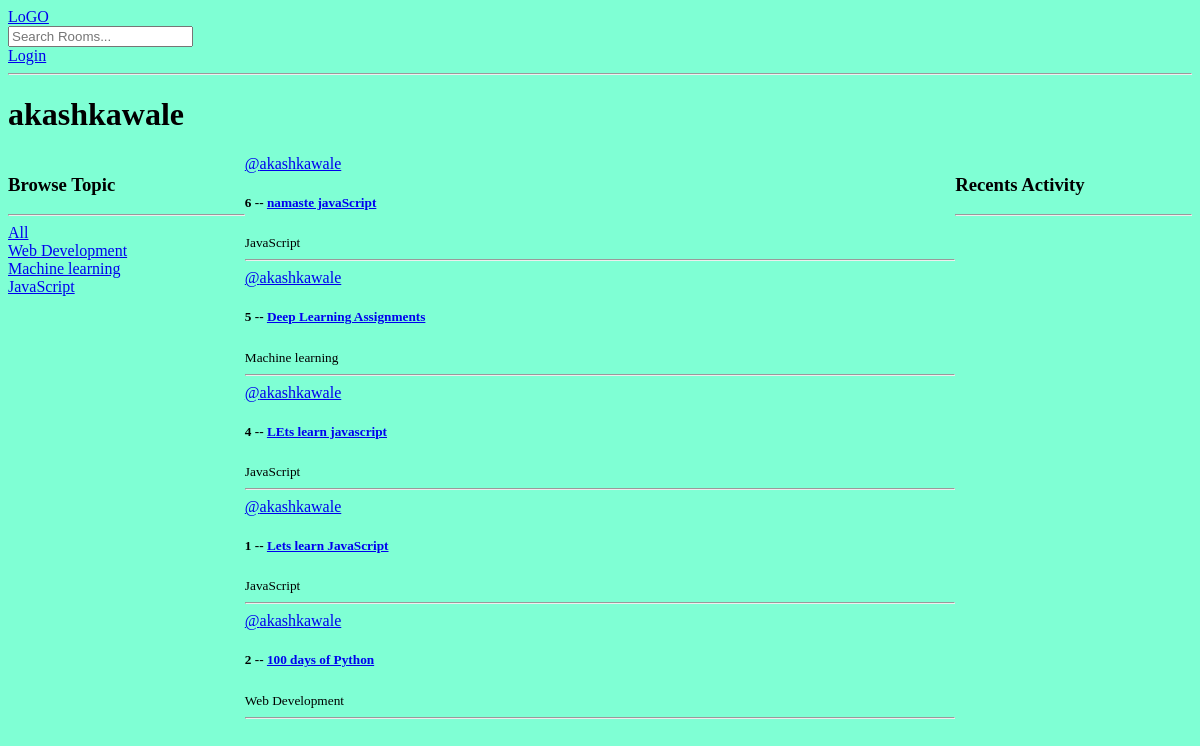
The page /profile/1 on the database as committed earlier.
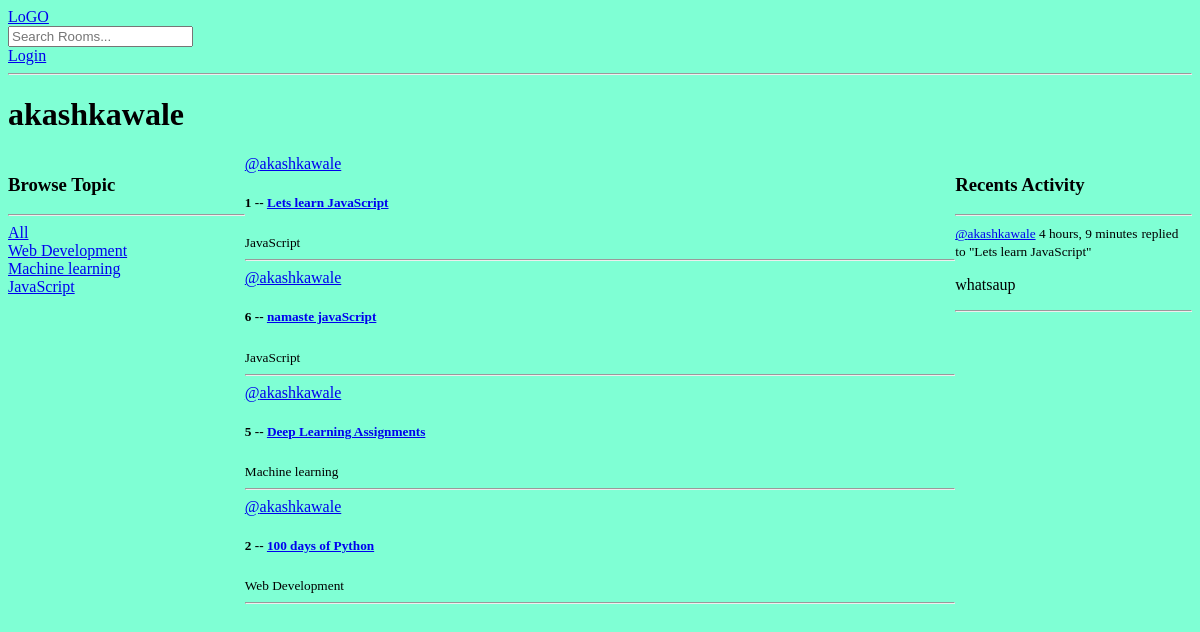
The same page on the database as committed later.
### base/models.py (models this page shows, shortened)
class Topic(models.Model):
    name = models.CharField(max_length=200)

class Room(models.Model):
    host = models.ForeignKey(User, on_delete=models.SET_NULL, null=True)
    topic = models.ForeignKey(Topic, on_delete=models.SET_NULL, null=True)
    name = models.CharField(max_length=200)
    description = models.TextField(null=True, blank=True)
    participants = models.ManyToManyField(User, related_name='participants', blank=True)
    updated = models.DateTimeField(auto_now= True)
    created = models.DateTimeField(auto_now_add=True)
    class Meta:
        ordering = ['-updated', '-created']
    def __str__(self):
        return self.name

class Message(models.Model):
    user = models.ForeignKey(User, on_delete=models.CASCADE)
    room = models.ForeignKey(Room, on_delete=models.CASCADE)
    body = models.TextField()
    updated = models.DateTimeField(auto_now= True)
    created = models.DateTimeField(auto_now_add=True)
    class Meta:
        ordering = ['-updated', '-created']
    def __str__(self):
        return self.body[0:50]

### base/views.py (the view)
# urls.py: path('profile/<str:pk>', views.userProfile, name="user-profile"),
def userProfile(request, pk):
    user = User.objects.get(id=pk)
    rooms = user.room_set.all()
    room_messages = user.message_set.all()
    topics = Topic.objects.all()
    context = {'user': user,
            'rooms': rooms,
            'room_messages':room_messages,
            'topics':topics
    }
    return render(request, 'base/profile.html', context)

### base/templates/base/profile.html (shortened to what this page needs)
{% extends "main.html" %}
{% block content %}
  <h1>{{user.username}}</h1>
  <div class="profile-container">
    <div>
        {% include "base/topic_component.html" %}
    </div>
    <div>
        {% include "base/feed_component.html" %}
    </div>
    <div>
        {% include "base/activity_component.html" %}
    </div>
  </div>
{% endblock content %}

### templates/main.html (shortened to what this page needs)
<!DOCTYPE html>
{% load static%}
<html lang="en">
<head>
    <link rel="stylesheet" type="text/css" media="screen" href="{% static 'styles/main.css'%}">
</head>
<body>
    {% include "navbar.html" %}
    {% block content %}
    {% endblock content %}
</body>
</html>

### templates/navbar.html
<a href="/">LoGO</a>
<form method="GET" action="{% url 'home' %}">
    <input type="text" name="q" placeholder="Search Rooms..."/>
</form>
{% if request.user.is_authenticated %}
<p>Hello {{request.user}}</p>
    <a href="{% url 'logout' %}">Logout</a>
{% else %}
    <a href="{% url "login" %}">Login</a>
{% endif %}
<hr>

### base/templates/base/topic_component.html
<h3>Browse Topic</h3>
<hr>
<div>
    <a href="{% url 'home' %}">All</a>
</div>
{% for topic in topics %}
<div>
    <a href="{% url 'home' %}?q={{topic.name}}">{{topic.name}}</a>
</div>
{% endfor %}

### base/templates/base/feed_component.html (shortened to what this page needs)
<div>
    {% for room in rooms  %}
      <div>
        <a href="{% url 'user-profile' room.host.id %}">@{{room.host.username}}</a>
        <h5>{{room.id}} -- <a href="{% url 'room' room.id %}">{{room.name}}</a></h5>
        <small>{{room.topic.name}}</small>
        <hr>
      </div>
    {% endfor %}
</div>

### base/templates/base/activity_component.html (shortened to what this page needs)
<h3>Recents Activity </h3>
<hr>
{% for message in room_messages %}
<div>
    <small><a href="{% url 'user-profile' message.user.id %}">@{{message.user}}</a> {{message.created|timesince}}</small>
    <small>replied to "{{message.room}}"</small>
    <p>{{message}}</p>
    <hr>
</div>
{% endfor %}

### static/styles/main.css (style rules this page uses)
body { background-color: aquamarine; }

### base/templates/base/profile.html (style rules this page uses)
.profile-container { display: grid; grid-template-columns: 1fr 3fr 1fr; }

Rows that differ between the two databases and show on the page:
removed Room: host.username "akashkawale", id "4", name "LEts learn javascript", topic.name "JavaScript"
changed Room "Lets learn JavaScript": moves up the list
added Message: user "akashkawale", created "4 hours, 9 minutes", room "Lets learn JavaScript", body "whatsaup"
